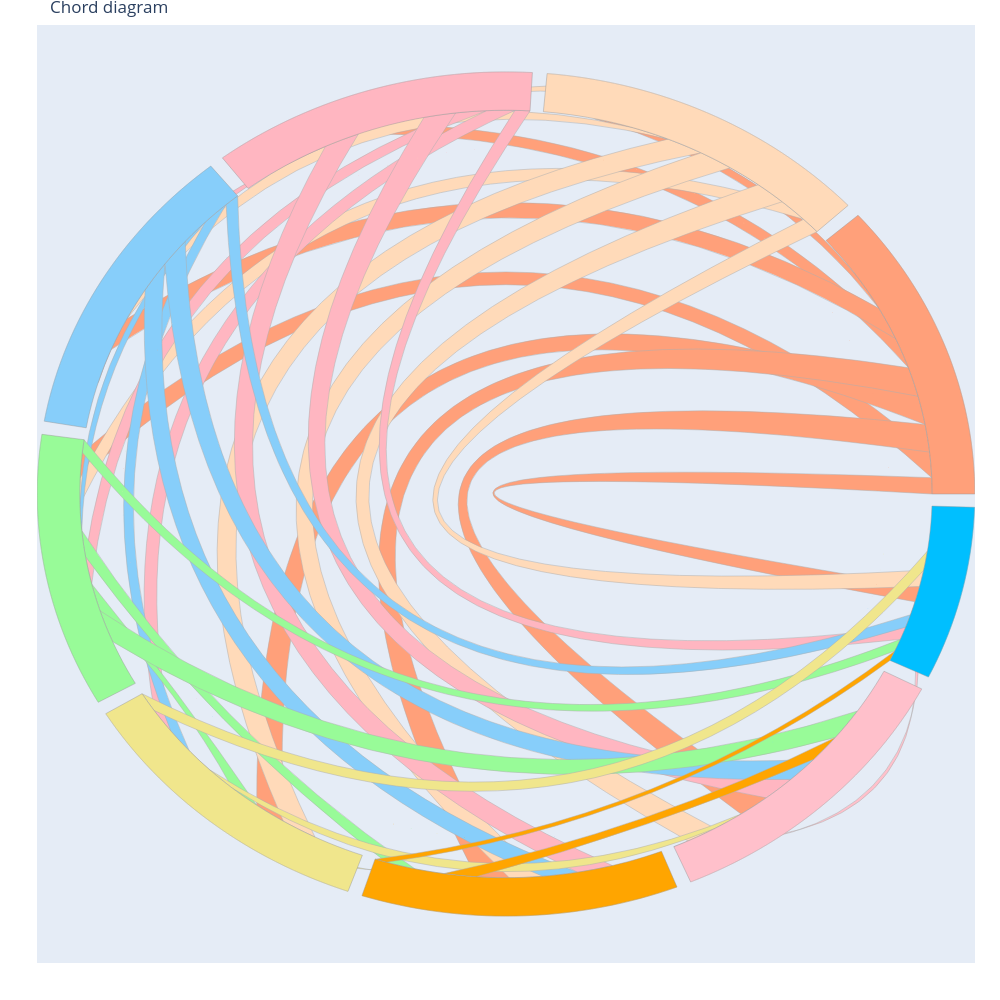

Notebook source saved alongside this figure:
### Code cell
from plotly.offline import init_notebook_mode
from plotly.offline import iplot
init_notebook_mode(connected=True)


fig = make_chord_plot(symptom_corr_matrix2, columns_for_chord2[1:], ideogram_colors[:9])

iplot(fig, filename='chord-diagram-gpt4')
